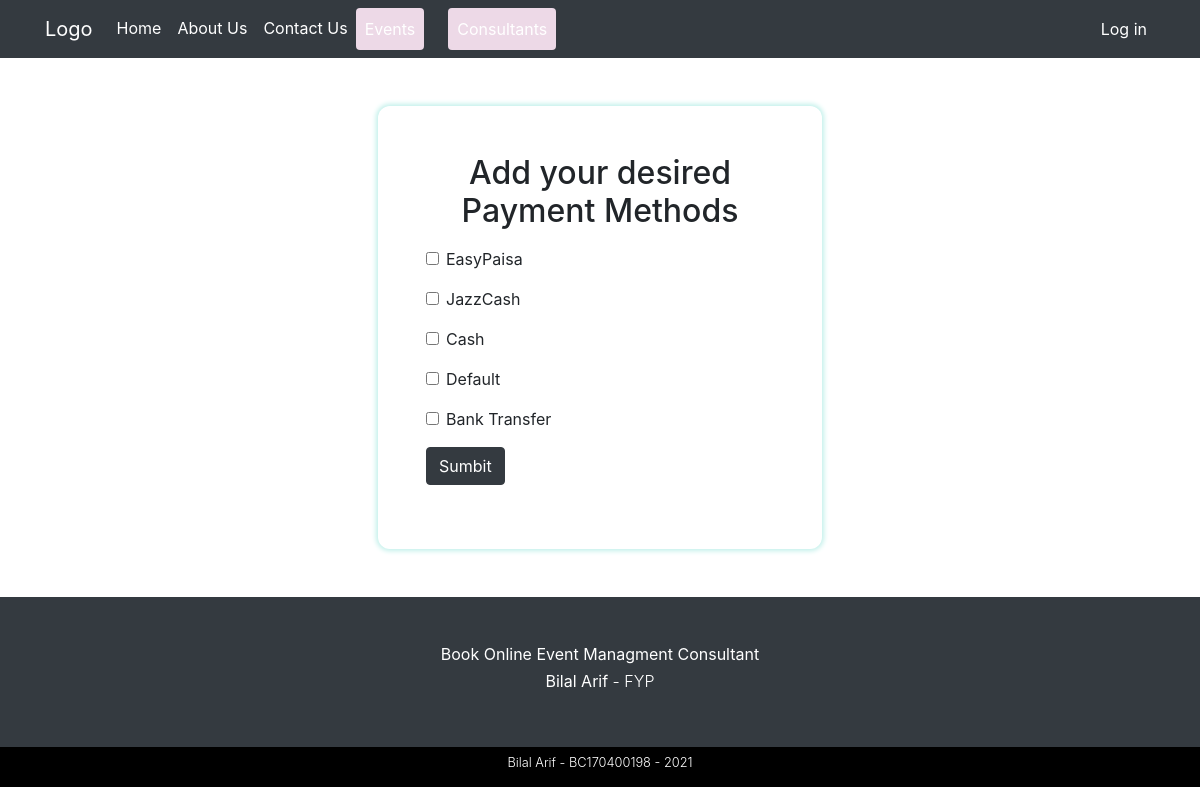
/consultant-payment-methods.php, run on the app's committed database.
### tables this page shows
CREATE TABLE IF NOT EXISTS `payment_methods` (
  `pm_id` int(11) NOT NULL AUTO_INCREMENT,
  `pm_name` varchar(20) NOT NULL,
  `pm_icon` varchar(255) NOT NULL DEFAULT 'img/payment_methods/default.png',
  `pm_createdAt` datetime NOT NULL DEFAULT CURRENT_TIMESTAMP,
  PRIMARY KEY (`pm_id`)
);

### includes/classes/Database.php (called while the page is built, shortened)
<?php
class Database {
    private $pdo;
    public function __construct(){
        $this->pdo = new PDO("mysql:host=localhost;dbname=lamhey", "Bilal", "123123");
        $this->pdo->setAttribute(PDO::ATTR_ERRMODE, PDO::ERRMODE_EXCEPTION);
    }
    public function queryDB($sql, $mode, $values = array()){
        $stmt = $this->pdo->prepare($sql);
        $stmt->execute();
        if ($mode != Database::SELECTSINGLE && $mode != Database::SELECTALL && $mode != Database::EXECUTE){
            throw new Exception('Invalid Mode');
        }else if ($mode == Database::SELECTSINGLE){
            return $stmt->fetch(PDO::FETCH_ASSOC);
        }else if ($mode == Database::SELECTALL){
            return $stmt->fetchAll(PDO::FETCH_ASSOC);
        }
    }
}

### includes/classes/PaymentMethod.php (called while the page is built, shortened)
<?php
class PaymentMethod {
    protected $db;
    public function __construct(){
        $this->db = new Database();
    }
    public function getPaymentMethodsList() {
        $sql = "SELECT * FROM payment_methods";
        $result =  $this->db->queryDB($sql, DATABASE::SELECTALL);
        return $result;
    }
}

### process/consultant-pm-process.php (the view, shortened to what this page needs)
<?php
$paymentMethod = new PaymentMethod();
$paymentMethodList = $paymentMethod->getPaymentMethodsList();
function paymentMethodInput($value) {
    $name = $value['pm_name'];
    $input =
    <<<HTML
        <div class="form-group">
            <input class="form-check-input" name="payment_methods[]" type="checkbox" value="$name" id="flexCheckDefault">
            <label class="form-check-label" for="flexCheckDefault">$name</label>
        </div>
    HTML;
    echo $input;
}
function paymentList($paymentList) {
    array_map('paymentMethodInput', $paymentList);
}

### data on the page
payment_methods: pm_name "EasyPaisa"
payment_methods: pm_name "JazzCash"
payment_methods: pm_name "Cash"
payment_methods: pm_name "Default"
payment_methods: pm_name "Bank Transfer"
